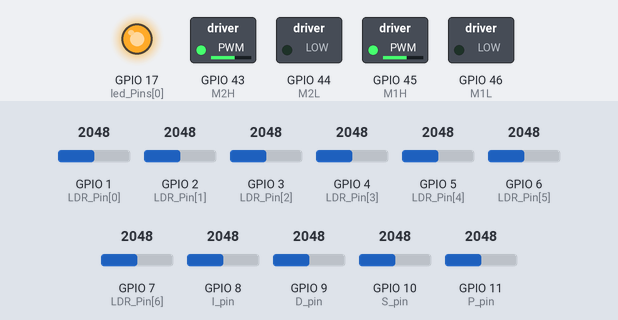
Bench run of a sketch on a simulated ESP32. Parts: switched loads named in the sketch (green lamp = pin HIGH), output pins drawn as LEDs (lit = HIGH). Inputs (shaded band) come from the test bench; at power-on: GPIO 10 (S_pin) = 2048, GPIO 1 (LDR_Pin[0]) = 2048, GPIO 2 (LDR_Pin[1]) = 2048, GPIO 3 (LDR_Pin[2]) = 2048, GPIO 4 (LDR_Pin[3]) = 2048, GPIO 5 (LDR_Pin[4]) = 2048, GPIO 6 (LDR_Pin[5]) = 2048, GPIO 7 (LDR_Pin[6]) = 2048, GPIO 8 (I_pin) = 2048, GPIO 9 (D_pin) = 2048, GPIO 11 (P_pin) = 2048. What the sketch prints to the serial monitor is not drawn.

Above: at 11.8 s.
11.9 s: GPIO 10 (S_pin) set to 1228
At 12.9 s:
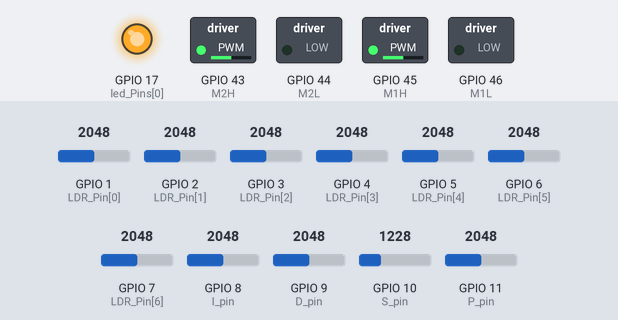
13.4 s: GPIO 10 (S_pin) set to 3972
At 14.0 s:
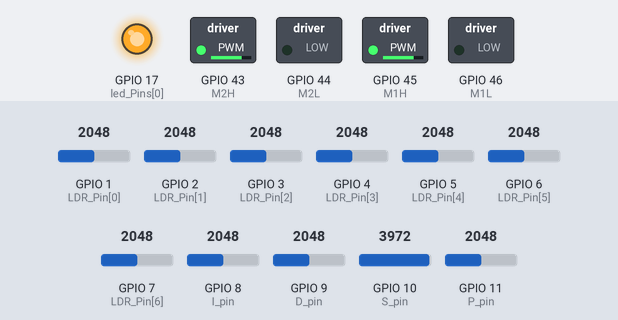
Timing chart, 0 to 16.4 s (numbered marks = the images above; inputs shaded):
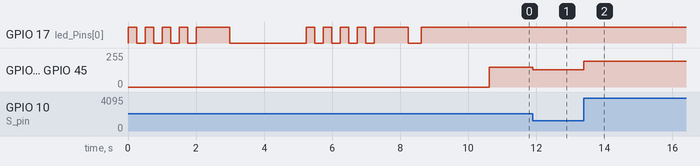

The sketch:

LF_original.ino
```cpp
/* ************************************************************************************************* */
// UCSD ECE 5 Lab 4 Code: Line Following Robot with PID
// V 5.0
// Last Modified 9/04/2026 by Muhammad Abouelkhir, Benjamin Adler, Matthew Wakayama, and Alexis Mendez-Pacheco
/* ************************************************************************************************* */


/*
   This is code for your PID controlled line following robot.

   ******      Code Table of Contents      ******

  - Line_Follower_Code_Basic
   > Declare libraries     - declares global variables so each variable can be accessed from every function
   > Declare Pins          - where the user sets what pin everything is connected to
   > Settings              - settings that can improve robot functionality and help to debug
   > Setup (Main)          - runs once at beginning when you press button on arduino or when you open serial monitor
   > Loop  (Main)          - loops forever calling on a series of function

  - Calibration
   > Main Calibrate()      - runs calibration function calls and synchronizes calibration state with different led animations

  - Helper_Functions
   > setLEDs               - turns on all LEDs in the LED_Pin array on or off
   > Read Potentiometers   - reads each potentiometer
   > Read Photoresistors   - reads each photoresistor
   > Run Motors            - runs motors
   > Calculate Error       - calculate error from photoresistor readings
   > PID Turn              - takes the error and implements PID control
   > Print                 - used for printing information but should disable when not debugging because it slows down program

*/

// Include files needed
//#include <L298NX2.h> // Using "L298N" library found through arduino library manager developed by Andrea Lombardo (https://github.com/AndreaLombardo/L298N)

// ************************************************************************************************* //
// ************************************************************************************************* //
// Change Robot Settings here

#define PRINTALLDATA       0// Turn to 1  to prints ALL the data when changed to 1, Could be useful for debugging =)
                                // !! Turn to 0 when running robot untethered
#define NOMINALSPEED        100// This is the base speed for both motors, can also be increased by using potentiometers

// ************************************************************************************************* //

// ****** DECLARE PINS HERE  ******

// Taken from LEFT TO RIGHT of the robot ****** Orient yourself so that you are looking from the rear of the robot (photoresistors are farthest away from you, wheels are closest to you)

enum side {LEFT, RIGHT};

int LDR_Pin[] = {1, 2, 3, 4, 5, 6, 7}; // SET PINS CONNECTED TO PHOTORESISTORS // FROM LEFT TO RIGHT OF THE ROBOT, ROBOT IS ORIENTED WHERE PHOTORESISOTRS FARTHEST FROM YOU AND WHEELS ARE CLOSEST TO YOU

int M1H = 45;
int M1L = 46;
int M2H = 43;
int M2L = 44;

// Potentiometer Pins
const int S_pin = 10; // Pin connected to Speed potentiometer
const int P_pin = 11; // Pin connected to P term potentiometer
const int I_pin = 8; // Pin connected to I term potentiometer
const int D_pin = 9; // Pin connected to D term potentiometer

int led_Pins[] = {17};  // LEDs to indicate what part of calibration you're on and to illuminate the photoresistors

// ****** DECLARE Variables HERE  ******

//Variables Potentiometer Reading
int SpRead = 0; // speed increase
int kPRead = 0; // proportional gain
int kIRead = 0; // integral gain
int kDRead = 0; // derivative gain

// Variables for Calibration and Error Calculation
float Mn[20];
float Mx[20];
float LDRf[20];
int LDR[20];
int rawPResistorData[20];
int totalPhotoResistors = sizeof(LDR_Pin) / sizeof(LDR_Pin[0]);
int numLEDs = sizeof(led_Pins) / sizeof(led_Pins[0]);
int MxRead, MxIndex;
float CriteriaForMax;
int leftHighestPR, highestPResistor, rightHighestPR;
float AveRead, WeightedAve;

// For Motor Control
int M1SpeedtoMotor, M2SpeedtoMotor;
int Turn, M1P = 0, M2P = 0;
float error, lasterror = 0, sumerror = 0;
float kP, kI, kD;


String whitevals = "White: ";

String blackvals = "Black: ";


String deltavals = "Delta: ";


// ************************************************************************************************* //
// setup - runs once

int reading = 0;

void setup() {
  Serial.begin(9600);                            // For serial communication set up
  ledcAttach(M1H, 12000, 8);  // 12 kHz PWM, 8-bit resolution
  ledcAttach(M1L, 12000, 8);
  ledcAttach(M2H, 12000, 8);
  ledcAttach(M2L, 12000, 8);
  for (int i = 0; i < numLEDs; i++)
    pinMode(led_Pins[i], OUTPUT);                // Initialize all LEDs to output

  Calibrate();                                   // Calibrate black and white sensing
      for (int i = 0; i < totalPhotoResistors; i++)
      whitevals += String(Mn[i]) + " ";  // Store the White values that will be used by the robot

    for (int i = 0; i < totalPhotoResistors; i++)
      blackvals += String(Mx[i]) + " ";  // Store the Black values that will be used by the robot

    for (int i = 0; i < totalPhotoResistors; i++)
      deltavals += String(Mx[i] - Mn[i]) + " ";  // Print the Difference between the White and Black valuess

    ReadPotentiometers();                          // Read potentiometer values (Sp, P, I, & D)
} // end setup()


// ************************************************************************************************* //
// loop - runs/loops forever
void loop() {
  ReadPotentiometers(); // Read potentiometers

  ReadPhotoResistors(); // Read photoresistors

  CalcError();          // Calculates error

  PID_Turn();           // PID Control and Output to motors to turn

  RunMotors();          // Runs motors

  if (PRINTALLDATA)     // If PRINTALLDATA Enabled, Print all the data
    Print();
} // end loop()


// ************************************************************************************************* //
// function to calibrate

void Calibrate() {

  int numberOfMeasurements = 50;                // set number Of Measurements to take

  CalibrateHelper(numberOfMeasurements, false); // White Calibration

  setLeds(0);                                   // Turn off LEDs to indicate user to calibrate other color
  delay(2000);

  CalibrateHelper(numberOfMeasurements, true);  // Black Calibration

  Serial.print("White Vals:  ");
  for (int i = 0; i < totalPhotoResistors; i++)
    Serial.print(String(Mn[i]) + " ");          // Print the White values that will be used by the robot
  Serial.println();

  Serial.print("Black Vals:  ");
  for (int i = 0; i < totalPhotoResistors; i++)
    Serial.print(String(Mx[i]) + " ");          // Print the Black values that will be used by the robot
  Serial.println();

  Serial.print("Delta Vals:  ");
  for (int i = 0; i < totalPhotoResistors; i++)
    Serial.print(String(Mx[i] - Mn[i]) + " ");  // Print the Difference between the White and Black valuess
  Serial.println();

  setLeds(1);                                   // Turn LEDs on
  delay(2000);

} // end Calibrate()

void CalibrateHelper(int numberOfMeasurements, boolean ifCalibratingBlack) {

  if (ifCalibratingBlack)
    Serial.println("\nCalibrating Black");
  else
    Serial.println("\nCalibrating White");
// Indicate that calibration is starting
  for (int i = 0; i < 4; i++) {
      setLeds(1); // turn the LEDs on
      delay(250); // wait
      setLeds(0); // turn the LEDs off
      delay(250); // wait
  }

  setLeds(1);
  delay(250);

  for (int i = 0; i < numberOfMeasurements; i++) {
    for (int pin = 0; pin < totalPhotoResistors; pin++) {
      LDRf[pin] = LDRf[pin] + (float)analogRead(LDR_Pin[pin]);
      delay(2);
    }
    Serial.print(". ");
  }
  for (int pin = 0; pin < totalPhotoResistors; pin++) {
    if (ifCalibratingBlack) {                                   // updating cooresponding array based on if we are calibrating black or white
      Mx[pin] = round(LDRf[pin] / (float)numberOfMeasurements); // take average and store for black
    }
    else {
      Mn[pin] = round(LDRf[pin] / (float)numberOfMeasurements); // take average and store for white
    }
    LDRf[pin] = 0.0;
  }

  Serial.println(" Done!");
  setLeds(0);
  delay(250);
}

// Set all LEDs to a certain brightness
void setLeds(int x) {
  for (int i = 0; i < numLEDs; i++)
    digitalWrite(led_Pins[i], x);
}

// **********Recall your Challenge #1 Code********************************************************************** //
// function to read and map values from potentiometers
void ReadPotentiometers() {
  // Call on user-defined function to read Potentiometer values
  SpRead = ReadPotentiometerHelper(S_pin, 0, 4095, 0, 100); // We want to read a potentiometer for S_pin with resolution from 0 to 1023 and potentiometer range from 0 to 100.
  kPRead = ReadPotentiometerHelper(P_pin, 0, 4095, 0, 100); // We want to read a potentiometer for P_pin with resolution from 0 to 1023 and potentiometer range from 0 to 100.
  kIRead = ReadPotentiometerHelper(I_pin, 0, 4095, 0, 100); // We want to read a potentiometer for I_pin with resolution from 0 to 1023 and potentiometer range from 0 to 100.
  kDRead = ReadPotentiometerHelper(D_pin, 0, 4095, 0, 100); // We want to read a potentiometer for D_pin with resolution from 0 to 1023 and potentiometer range from 0 to 100.

} // end ReadPotentiometers()

int ReadPotentiometerHelper(int pin, int min_resolution, int max_resolution, int min_potentiometer, int max_potentiometer) {
  return map(analogRead(pin), min_resolution, max_resolution, min_potentiometer, max_potentiometer);
}

// **********Recall your Challenge #2 Code********************************************************************** //
// Function to read photo resistors and map from 0 to 100
void ReadPhotoResistors() {
  for (int i = 0; i < totalPhotoResistors; i++) {
     rawPResistorData[i] = analogRead(LDR_Pin[i]);
     LDR[i] = map(rawPResistorData[i], Mn[i], Mx[i], 0, 100); // Mn and Mx are created from calibration Min and Max for each pin
     LDR[i] = min(max(LDR[i], 0), 100);
  }

} // end ReadPhotoResistors()


// **********Recall your Challenge #3 Code********************************************************************** //
// function to start motors using nominal speed + speed addition from potentiometer
void RunMotors() {
  M1SpeedtoMotor = min(max(NOMINALSPEED + SpRead + M1P,-255), 255);
  M2SpeedtoMotor = min(max(NOMINALSPEED + SpRead + M2P,-255), 255); // remember M1Sp & M2Sp is defined at beginning of code (default 60)

  runMotorAtSpeed(LEFT, M2SpeedtoMotor); // run right motor
  runMotorAtSpeed(RIGHT, M1SpeedtoMotor); // run left motor
} // end RunMotors()

// A function that commands a specified motor to move towards a given direction at a given speed
void runMotorAtSpeed(side _side, int speed) {
  if (_side == LEFT) {
    if (speed > 0)         {       // swap direction if speed is negative
      ledcWrite(M1H, speed);
      ledcWrite(M1L, 0);          // sets the direction of the motor from arguments
  } else {
      ledcWrite(M1H, 0);
      ledcWrite(M1L, abs(speed)); // sets the direction of the motor from arguments
  }
  }
  if (_side == RIGHT) {
    if (speed > 0)  {              // swap direction if speed is negative
      ledcWrite(M2H, speed);
      ledcWrite(M2L, 0); // sets the direction of the motor from arguments
  } else {
      ledcWrite(M2H, 0);
      ledcWrite(M2L, abs(speed)); // sets the direction of the motor from arguments
  }
  }
}


// ************************************************************************************************* //
// Calculate error from photoresistor readings
void CalcError() {
  MxRead = -99;
  AveRead = 0.0;
  for (int i = 0; i < totalPhotoResistors; i++) { // This loop goes through each photoresistor and stores the photoresistor with the highest value to the variable 'highestPResistor'
    if (MxRead < LDR[i]) {
      MxRead = LDR[i];
      MxIndex = -1 * (i - 3);
      highestPResistor = (float)i;
    }
    AveRead = AveRead + (float)LDR[i] / (float)totalPhotoResistors;
  }

  CriteriaForMax = 1.5;
  if (MxRead > CriteriaForMax * AveRead) { // Make sure that the highestPResistor is actually "seeing" a line. What happens if there is no line and we take the photoresistor that happens to have the highest value?

    // Next we assign variables to hold the index of the left and right Photoresistor that has the highest value, though we have to make sure that we aren't checking a Photoresistor that doesn't exist.
    // Ex: To the left of the left most photoresistor or the right of the right most photoresistor
    if (highestPResistor != 0)
      leftHighestPR = highestPResistor - 1;
    else
      leftHighestPR = highestPResistor;

    if (highestPResistor != totalPhotoResistors - 1)
      rightHighestPR = highestPResistor + 1;
    else
      rightHighestPR = highestPResistor;

    // Next we take the percentage of "line" each of our left, middle, and right photoresistors sees and then we take the average, which is our error calculation
    float numerator = (float)(LDR[leftHighestPR] * leftHighestPR) + (float)(LDR[highestPResistor] * highestPResistor) + (float)(LDR[rightHighestPR] * rightHighestPR);
    float denominator = (float)LDR[leftHighestPR] + (float)LDR[highestPResistor] + (float)LDR[rightHighestPR];

    WeightedAve = ((float)numerator) / denominator;

    error = (WeightedAve - totalPhotoResistors/2);
  }

} // end CalcError()

// ************************************************************************************************* //
// PID Function
void PID_Turn() {
  kP = (float)kPRead * 1.;    // each of these scaling factors can change depending on how influential you want them to be
  kI = (float)kIRead * 0.001;
  kD = (float)kDRead * 0.02;

  Turn = error * kP + sumerror * kI + (error - lasterror) * kD; // PID!!!!!!!!!!!!!

  if (sumerror > 5)   // prevents integrator wind-up
    sumerror = 5;
  else if (sumerror < -5)
    sumerror = -5;

  if (error == 0)     // Reset sumerror if line is centered
    sumerror = 0;

  if (Turn < 0) {
    M1P = -Turn;       // One motor becomes slower and the other faster
    M2P = Turn;
  }
  else if (Turn > 0) {
    M1P = -Turn;
    M2P = Turn;
  }
  else {
    M1P = 0;
    M2P = 0;
  }

  lasterror = error;
  sumerror = sumerror + error;

} // end PID_Turn()

// ************************************************************************************************* //
// function to print values of interest
void Print() {
  Serial.print(" Sp: " + String(SpRead) + " P: " + String(kP) + " I: " + String(kI) + " D: " + String(kD) + "  PResistor Val : "); // Prints PID settings

  for (int i = 0; i < totalPhotoResistors; i++) { // Printing the photo resistor reading values one by one
    Serial.print(LDR[i]);
    //Serial.print(rawPResistorData[i]); //Uncomment this if you would prefer to see raw photoresistor readings
    Serial.print(" ");
  }

  Serial.print(" Error: " + String(error));      // this will show the calculated error (-3 through 3)

  Serial.println("  LMotor:  " + String(M1SpeedtoMotor) + "  RMotor:  " + String(M2SpeedtoMotor));    // This prints the arduino output to each motor so you can see what the values are (0-255)
  setLeds(0);
  delay(100);                                    // just here to slow down the output for easier reading. Don't comment out or else it'll slow down the processor on the arduino
  setLeds(1);
  delay(100);

} // end Print()
```

Measured:
- after the input at 11.9 s, GPIO 43 (M2H), GPIO 45 (M1H): 149/255 → 128/255 at once
- after the input at 13.4 s, GPIO 43 (M2H), GPIO 45 (M1H): 128/255 → 195/255 at once
